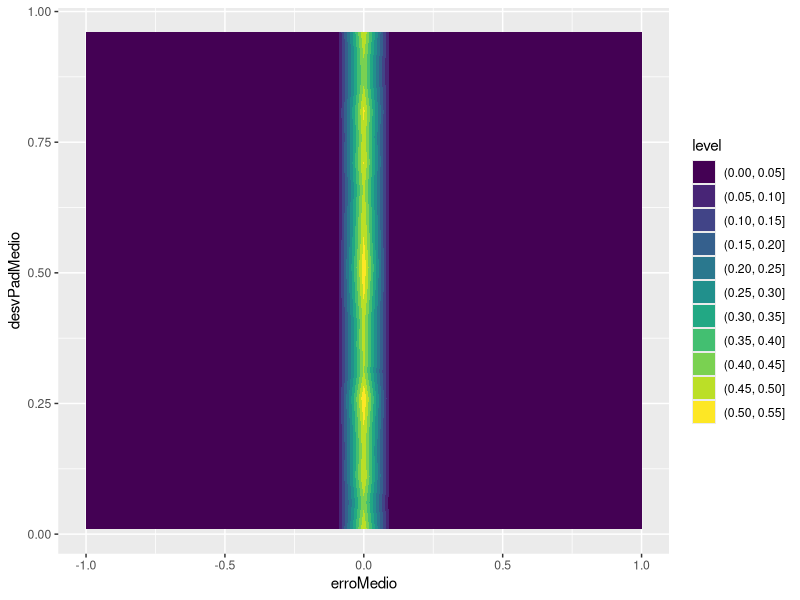
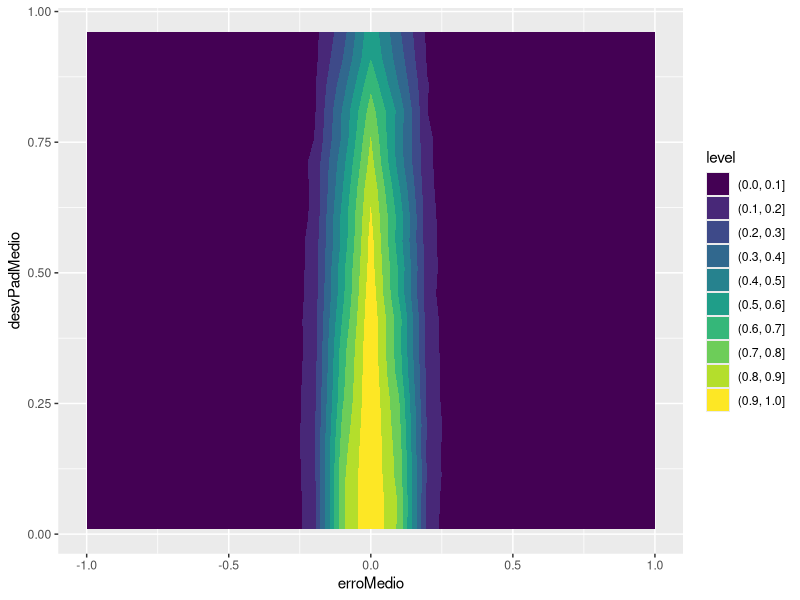

Source code (R) for these figures, in order:
## ---- chunk 1

require(ggplot2)

## ---- chunk 2
nparcelas = 30                                                                  # número de parcelas na simulação

VFCC = function(dap){                                                           # modelo para estimar o volume
  return(0.0233768+
           0.00730236*dap-
           0.000430709*dap^2+
           0.0000233749*dap^3)
}

inventario = data.frame(parcela = integer(),
                              arvore = integer(),
                              dap = double(),
                              vol = double())
for(i in seq(nparcelas)){                                                       # gera parcelas aleatórias
  n = ceiling(rnorm(1, 545, 50))
  arvore = seq(n)
  dap = rweibull(n, 2.5, 7)
  vol = VFCC(dap)
  parcela = rep(i, n)
  temp = data.frame(parcela, arvore, dap, vol)
  inventario = rbind(inventario, temp)
}
rm(n, arvore, dap, vol, parcela, temp)
## ---- chunk 3
variacaoErroMedio = seq(-1, 1, 0.1)
variacaoDesvMedio = seq(0.01, 1, 0.05)

erroMedio = c()
desvPadMedio = c()

for(m in variacaoErroMedio){
  for(d in variacaoDesvMedio){
      erroMedio = append(erroMedio, m)
      desvPadMedio = append(desvPadMedio, d)
  }
}
simulado = data.frame(erroMedio,
                      desvPadMedio,
                      t_pvalue = 0,
                      ks_pvalue = 0)
for(m in variacaoErroMedio){
  for(d in variacaoDesvMedio){
    t_pvalue = c()
    ks_pvalue = c()
    for(i in seq(100)){
      conferencia = subset(inventario, 
                           parcela %in% sample(seq(nparcelas), 0.1*nparcelas))
      mediaDesvio = m
      desvPadDesvio = d
      desvio = rnorm(dim(conferencia)[1], mediaDesvio, desvPadDesvio)           # gera desvio aleatório
      conferencia$dapConferencia = conferencia$dap + desvio
      
      t_pvalue[i] = as.numeric(t.test(conferencia$dap, 
                                      conferencia$dapConferencia, 
                                      paired = TRUE)[3])
      ks_pvalue[i] = as.numeric(ks.test(conferencia$dap, 
                                        conferencia$dapConferencia)[2])
    }
    simulado[simulado$erroMedio == m & 
               simulado$desvPadMedio == d, 3] = mean(t_pvalue)
    simulado[simulado$erroMedio == m & 
               simulado$desvPadMedio == d, 4] = mean(ks_pvalue)
  }
}
rm(i, m, d, erroMedio, desvPadMedio, conferencia, t_pvalue, ks_pvalue, desvio,
   desvPadDesvio, mediaDesvio, variacaoDesvMedio, variacaoErroMedio)
## ---- chunk 4
ggplot(simulado, aes(erroMedio, desvPadMedio, z = t_pvalue)) + 
  geom_contour_filled()
## ---- chunk 5
ggplot(simulado, aes(erroMedio, desvPadMedio, z = ks_pvalue)) + 
  geom_contour_filled()
